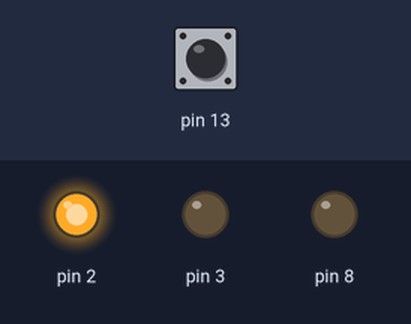
This sketch was run on a simulated Arduino Uno, built with avr-gcc and run on an emulated ATmega328P. On the bench: output pins drawn as LEDs (lit = HIGH). The test bench sets the inputs (shaded band); at power-on: pin 13 HIGH.

Above: at 0.1 s.
At 6.8 s:
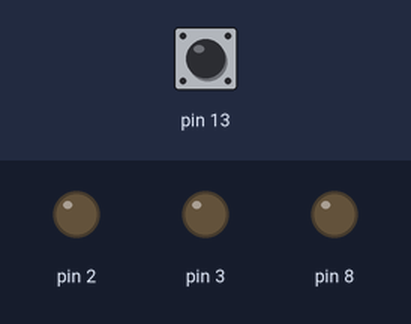
6.9 s: pin 13 pulled LOW for 3 s
At 12.2 s:
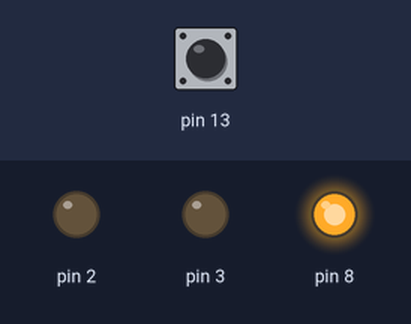
Timing chart, 0 to 18.4 s (numbered marks = the images above; inputs shaded):
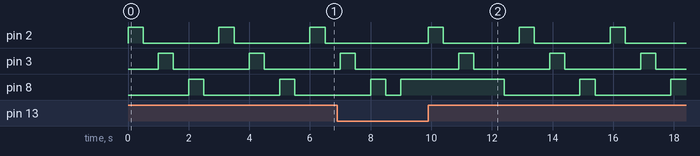

The sketch:

arduino_traffic_signals.ino
```cpp
 void setup() {
  pinMode(2, OUTPUT);
  pinMode(3, OUTPUT);
  pinMode(8, OUTPUT);
  pinMode(13, INPUT_PULLUP);
}
void loop() {
  if (digitalRead(13) == LOW){
    digitalWrite(8, HIGH);
    digitalWrite(2, LOW);
    digitalWrite(3, LOW);
  }
  else{
 digitalWrite(2, HIGH);
 delay(500);
  digitalWrite(2, LOW);
 delay(500);
 digitalWrite(3, HIGH);
 delay(500);
 digitalWrite(3, LOW);
 delay(500);

 digitalWrite(8, HIGH);
 delay(500);
 digitalWrite(8, LOW);
 delay(500);
  }
}
```

Measured:
- by itself, pin 2: alternates HIGH for 0.50 s and LOW for 2.5 s
